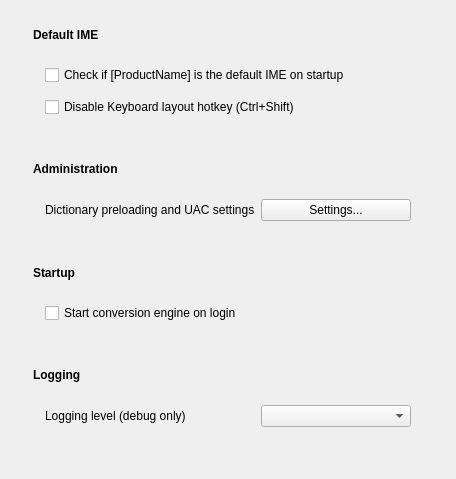
        <widget class="QWidget" name="miscTab">
          <attribute name="title">
            <string>Misc</string>
          </attribute>
          <layout class="QVBoxLayout" name="rootMisc">
            <property name="spacing">
              <number>8</number>
            </property>
            <property name="leftMargin">
              <number>24</number>
            </property>
            <property name="topMargin">
              <number>12</number>
            </property>
            <property name="rightMargin">
              <number>24</number>
            </property>
            <property name="bottomMargin">
              <number>24</number>
            </property>

<item>
        
                            <widget class="QWidget" name="miscDefaultIMEWidget">
          <layout class="QVBoxLayout" name="miscDefaultIMEWidgetLayout">
            <property name="spacing">
              <number>8</number>
            </property>

<item>
            <layout class="QHBoxLayout" name="horizontalLayout_12">
                <property name="topMargin">
                  <number>4</number>
                </property>
                <item>
                            <widget class="QLabel" name="checkDefaultLabel">
                    <property name="font">
                      <font>
                        <bold>true</bold>
                      </font>
                    </property>
                      <property name="minimumSize">
                        <size>
                          <width>0</width>
                          <height>20</height>
                        </size>
                      </property>
                    <property name="text">
                                <string>Default IME</string>
                    </property>
                  </widget>
                </item>
            </layout>
        </item>
        <item>
           <widget class="QWidget" name="widget_4" native="true">
                <property name="autoFillBackground">
                  <bool>true</bool>
                </property>
             <layout class="QVBoxLayout" name="verticalLayout_2">
                    <property name="spacing">
                      <number>12</number>
                    </property>
                    <property name="leftMargin">
                      <number>12</number>
                    </property>
                    <property name="topMargin">
                      <number>12</number>
                    </property>
                    <property name="rightMargin">
                      <number>12</number>
                    </property>
                    <property name="bottomMargin">
                      <number>12</number>
                    </property>
                          <item>
                            <widget class="QCheckBox" name="checkDefaultCheckBox">
                              <property name="sizePolicy">
                                <sizepolicy hsizetype="Minimum" vsizetype="Fixed">
                                  <horstretch>0</horstretch>
                                  <verstretch>0</verstretch>
                                </sizepolicy>
                              </property>
                              <property name="text">
                                <string>Check if [ProductName] is the default IME on startup</string>
                              </property>
                              <property name="tristate">
                                <bool>false</bool>
                              </property>
                            </widget>
                          </item>
                          <item>
                            <widget class="QCheckBox" name="IMEHotKeyDisabledCheckBox">
                              <property name="text">
                                <string>Disable Keyboard layout hotkey (Ctrl+Shift)</string>
                              </property>
                            </widget>
                          </item>
                        </layout>
                      </widget>
              </item>
</layout>
</widget>
              </item>

<item>
<widget class="QWidget" name="miscAdministrationWidget">
          <layout class="QVBoxLayout" name="miscAdministrationWidgetLayout">
            <property name="spacing">
              <number>8</number>
            </property>

<item>
            <layout class="QHBoxLayout" name="horizontalLayout_12">
                <property name="topMargin">
                  <number>4</number>
                </property>
                <item>
                            <widget class="QLabel" name="administrationLabel">
                    <property name="font">
                      <font>
                        <bold>true</bold>
                      </font>
                    </property>
                      <property name="minimumSize">
                        <size>
                          <width>0</width>
                          <height>20</height>
                        </size>
                      </property>
                    <property name="text">
                                <string>Administration</string>
                    </property>
                  </widget>
                </item>
            </layout>
        </item>
              <item>
                <widget class="QWidget" name="miscAdministrationWidget2">
                <property name="autoFillBackground">
                  <bool>true</bool>
                </property>
                        <layout class="QGridLayout" name="gridLayout_7" columnstretch="2,1">
                          <property name="leftMargin">
                            <number>12</number>
                          </property>
                          <property name="topMargin">
                            <number>12</number>
                          </property>
                          <property name="rightMargin">
                            <number>12</number>
                          </property>
                          <property name="bottomMargin">
                            <number>12</number>
                          </property>
                          <item row="0" column="0">
                            <widget class="QLabel" name="dictionaryPreloadingAndUACLabel">
                              <property name="text">
                                <string>Dictionary preloading and UAC settings</string>
                              </property>
                            </widget>
                          </item>
                          <item row="0" column="1">
                            <widget class="QPushButton" name="launchAdministrationDialogButton">
                              <property name="minimumSize">
                                <size>
                                  <width>150</width>
                                  <height>0</height>
                                </size>
                              </property>
                              <property name="text">
                                <string>Settings...</string>
                              </property>
                            </widget>
                          </item>
                        </layout>
                      </widget>
              </item>
</layout>
</widget>
              </item>


<item>
          <widget class="QWidget" name="miscStartupWidget">
          <layout class="QVBoxLayout" name="miscStartupWidget2">
            <property name="spacing">
              <number>8</number>
            </property>

<item>
            <layout class="QHBoxLayout" name="horizontalLayout_12">
                <property name="topMargin">
                  <number>4</number>
                </property>
                <item>
                            <widget class="QLabel" name="startupLabel">
                    <property name="font">
                      <font>
                        <bold>true</bold>
                      </font>
                    </property>
                      <property name="minimumSize">
                        <size>
                          <width>0</width>
                          <height>20</height>
                        </size>
                      </property>
                    <property name="text">
                                <string>Startup</string>
                    </property>
                  </widget>
                </item>
            </layout>
        </item>
                    <item>
                      <widget class="QWidget" name="widget_12" native="true">
                <property name="autoFillBackground">
                  <bool>true</bool>
                </property>
                        <layout class="QVBoxLayout" name="verticalLayout_6">
                          <property name="leftMargin">
                            <number>12</number>
                          </property>
                          <property name="topMargin">
                            <number>12</number>
                          </property>
                          <property name="rightMargin">
                            <number>12</number>
                          </property>
                          <property name="bottomMargin">
                            <number>12</number>
                          </property>
                          <item>
                            <widget class="QCheckBox" name="startupCheckBox">
                              <property name="text">
                                <string>Start conversion engine on login</string>
                              </property>
                            </widget>
                          </item>
                        </layout>
                      </widget>
              </item>
</layout>
                      </widget>
              </item>


<item>
                <widget class="QWidget" name="miscLoggingWidget">
          <layout class="QVBoxLayout" name="miscLoggingWidget2">
            <property name="spacing">
              <number>8</number>
            </property>

<item>
            <layout class="QHBoxLayout" name="horizontalLayout_12">
                <property name="topMargin">
                  <number>4</number>
                </property>
                <item>
                            <widget class="QLabel" name="loggingLabel">
                    <property name="font">
                      <font>
                        <bold>true</bold>
                      </font>
                    </property>
                      <property name="minimumSize">
                        <size>
                          <width>0</width>
                          <height>20</height>
                        </size>
                      </property>
                    <property name="text">
                                <string>Logging</string>
                    </property>
                  </widget>
                </item>
            </layout>
        </item>
        <item>
                        <layout class="QHBoxLayout" name="horizontalLayout_15" stretch="2,1">
                          <property name="leftMargin">
                            <number>12</number>
                          </property>
                          <property name="topMargin">
                            <number>12</number>
                          </property>
                          <property name="rightMargin">
                            <number>12</number>
                          </property>
                          <property name="bottomMargin">
                            <number>12</number>
                          </property>
                          <item>
                            <widget class="QLabel" name="verboseLevelLabel">
                              <property name="text">
                                <string>Logging level (debug only)</string>
                              </property>
                            </widget>
                          </item>
                          <item>
                            <widget class="QComboBox" name="verboseLevelComboBox">
                              <property name="minimumSize">
                                <size>
                                  <width>150</width>
                                  <height>0</height>
                                </size>
                              </property>
                            </widget>
                          </item>
                        </layout>
        </item>
                        </layout>
</widget>
        </item>

              <item>
                <spacer name="verticalSpacer_2">
                  <property name="orientation">
                    <enum>Qt::Orientation::Vertical</enum>
                  </property>
                </spacer>
              </item>
            </layout>
        </widget>
